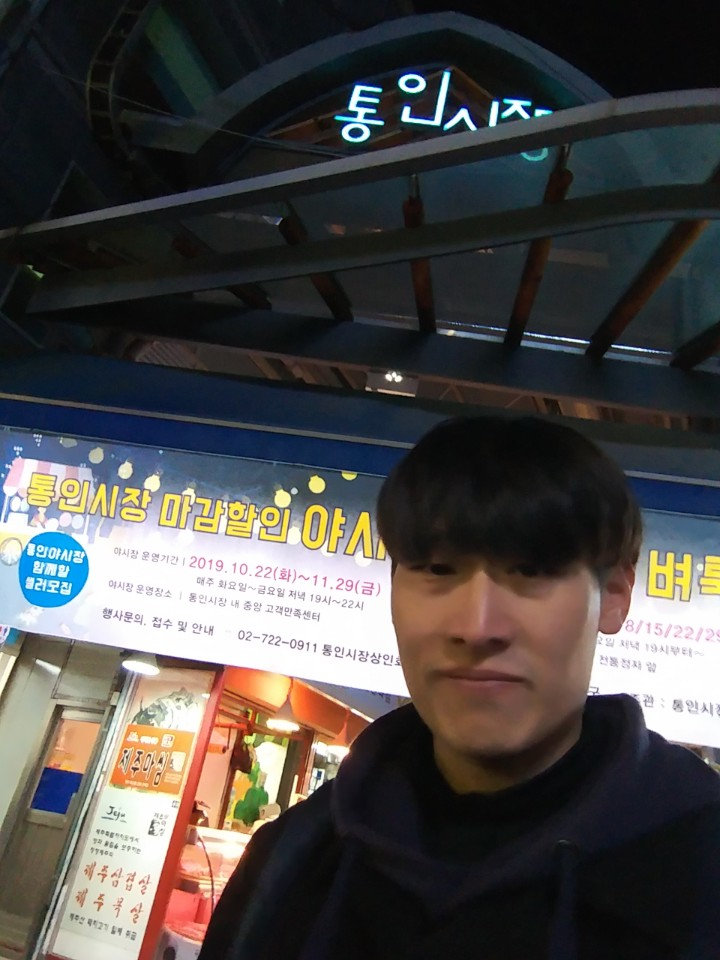
#> input picture kevin/image/yoojin.jpg, 720 x 960 px
$ python test_opencv_2.py
#> lines starting #> are read from the running program, lines starting #| are printed output that depends on the picture
import numpy as np
import cv2
import matplotlib.pyplot as plt

def showImage():
    imgfile = 'image/yoojin.jpg'
    img = cv2.imread(imgfile, cv2.IMREAD_GRAYSCALE)
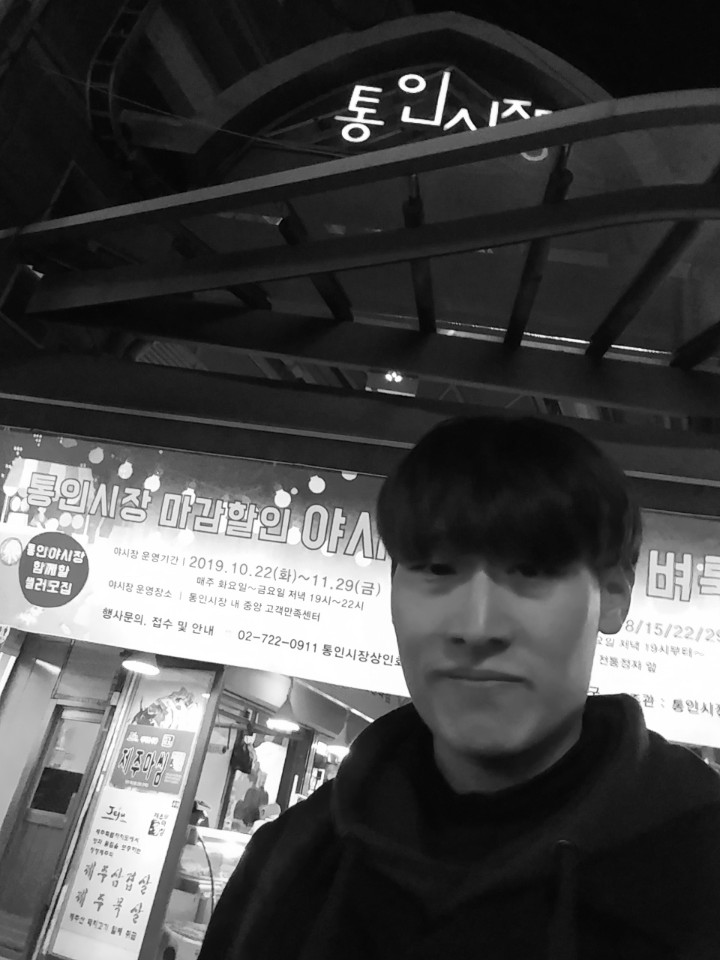
#> img: shape (960, 720); min 1, max 255, mean 73.7

    plt.imshow(img, cmap='gray', interpolation='bicubic')
    plt.xticks([])
    plt.yticks([])
    plt.title('model')
    plt.show()

showImage()
